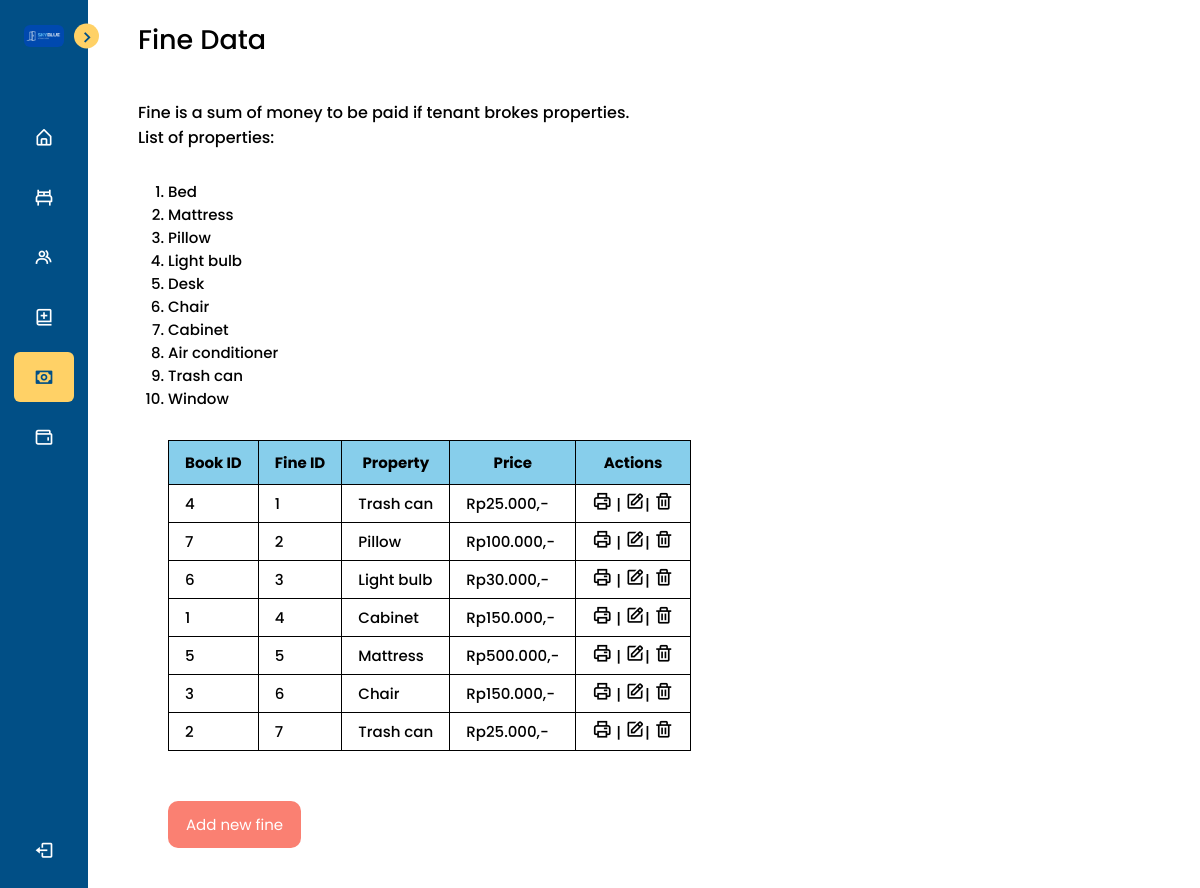
The page /fine/index.php (signed in) on the database its author committed.
### tables this page shows
CREATE TABLE `property` (
  `property_id` int(11) NOT NULL,
  `property_name` varchar(100) NOT NULL
);

CREATE TABLE `fine` (
  `book_id` int(11) NOT NULL,
  `fine_id` int(11) NOT NULL,
  `property` varchar(50) NOT NULL,
  `price` int(50) NOT NULL
);

### fine/index.php (the view, shortened to what this page needs)
<?php
include_once("../config.php");
?>
<!DOCTYPE html>
<html lang="en">
<head>
    <link rel="stylesheet" href="../css/book.style.css">
    <link href='https://unpkg.com/boxicons@2.1.1/css/boxicons.min.css' rel='stylesheet'>
</head>
<body>
    <nav class="sidebar close">
        <header>
            <div class="image-text">
                <span class="image">
                    <img src="../images/skyblue.png" alt="">
                </span>
            </div>
            <i class='bx bx-chevron-right toggle'></i>
        </header>
        <div class="menu-bar">
            <div class="menu">
                <ul class="menu-links">
                    <li class="nav-link">
                        <a href="../index.php">
                            <i class='bx bx-home-alt icon'></i>
                        </a>
                    </li>
                    <li class="nav-link">
                        <a href="../room/index.php">
                            <i class='bx bx-bed icon'></i>
                        </a>
                    </li>
                    <li class="nav-link">
                        <a href="../tenant/index.php">
                            <i class='bx bx-group icon'></i>
                        </a>
                    </li>
                    <li class="nav-link">
                        <a href="../book/index.php">
                            <i class='bx bx-book-add icon'></i>
                        </a>
                    </li>
                    <li class="nav-link" >
                        <a href="index.php" class="active">
                            <i class='bx bx-money icon'></i>
                        </a>
                    </li>
                    <li class="nav-link">
                        <a href="../income/index.php">
                            <i class='bx bx-wallet icon'></i>
                        </a>
                    </li>
                </ul>
            </div>
            <div class="bottom-content">
                <li class="">
                    <a href="../logout.php">
                        <i class='bx bx-log-out icon'></i>
                    </a>
                </li>
            </div>
        </div>
    </nav>
    <section class="home">
        <div class="title">Fine Data</div>
        <div class="text">
            <div class="content">
                <p>Fine is a sum of money to be paid if tenant brokes properties.</p>
                <p>List of properties: </p>
                <ol class="property">
                    <?php
                    $rows = mysqli_query($conn, "SELECT property_name FROM property");
                    foreach ($rows as $row) { ?>
                    <li><?= $row['property_name']; ?></li>
                    <?php } ?>
                </ol>
                <table>
                    <tr>
                        <th>Book ID</th>
                        <th>Fine ID</th>
                        <th>Property</th>
                        <th>Price</th>
                        <th>Actions</th>
                    </tr>
                    <?php
                        $rows = mysqli_query($conn, "SELECT * FROM fine");
                        foreach($rows as $row) { ?>
                        <tr>
                        <td><?= $row['book_id']; ?></td>
                        <td><?= $row['fine_id']; ?></td>
                        <td><?= $row['property']; ?></td>
                        <td>Rp<?= number_format($row['price'], 0, ',', '.'); ?>,- </td>
                        <td><a href="fineinvoice.php?fine_id=<?= $row['fine_id']; ?>"><i class='bx bx-printer' style="font-size:20px;"></i></a> | <a href="edit.php?fine_id=<?= $row['fine_id']; ?>"><i class='bx bx-edit' style="font-size: 20px;"></i></a>| <a href="delete.php?fine_id=<?= $row['fine_id']; ?>" onclick="return confirm('Delete the data?');"><i class='bx bx-trash' style="font-size: 20px;"></i></a></td>
                        </tr>
                        <?php } ?>
                </table>
                <button class="submit" name="add"><a href="add.php" class="add">Add new fine</button>
            </div>
        </div>
    </section>
</body>
</html>

### css/book.style.css (style rules this page uses)
* { margin: 0; padding: 0; box-sizing: border-box; font-family: 'Poppins', sans-serif; }
:root { --body-color: #ffffff; --sidebar-color: #014f86; --primary-color: #ffd166; --primary-color-light: #F6F5FF; --toggle-color: #DDD; --text-color: #000000; --sidebar-text-color: #ffffff; --tran-03: all 0.2s ease; --tran-03: all 0.3s ease; --tran-04: all 0.3s ease; --tran-05: all 0.3s ease; }
body { min-height: 100vh; background-color: var(--body-color); transition: var(--tran-05); }
.sidebar { position: fixed; top: 0; left: 0; height: 100%; width: 250px; padding: 10px 14px; background: var(--sidebar-color); transition: var(--tran-05); z-index: 100; }
.sidebar.close { width: 88px; }
.sidebar li { height: 50px; list-style: none; display: flex; align-items: center; margin-top: 10px; }
.sidebar header .image, .sidebar .icon { min-width: 60px; border-radius: 6px; }
.sidebar .icon { min-width: 60px; border-radius: 6px; height: 100%; display: flex; align-items: center; justify-content: center; font-size: 20px; }
.sidebar .text, .sidebar .icon { color: var(--sidebar-text-color); transition: var(--tran-03); }
.sidebar header { position: relative; }
.sidebar header .image-text { display: flex; align-items: center; }
.sidebar header .image { display: flex; align-items: center; justify-content: center; }
.sidebar header .image img { width: 40px; border-radius: 6px; }
.sidebar header .toggle { position: absolute; top: 50%; right: -25px; transform: translateY(-50%) rotate(180deg); height: 25px; width: 25px; background-color: var(--primary-color); color: var(--sidebar-color); border-radius: 50%; display: flex; align-items: center; justify-content: center; font-size: 22px; cursor: pointer; transition: var(--tran-05); }
.sidebar.close .toggle { transform: translateY(-50%) rotate(0deg); }
.sidebar .menu { margin-top: 40px; }
.sidebar li a { list-style: none; height: 100%; background-color: transparent; display: flex; align-items: center; height: 100%; width: 100%; border-radius: 6px; text-decoration: none; transition: var(--tran-03); }
.sidebar li a.active { background-color: var(--primary-color); }
.sidebar li a.active .icon, .sidebar li a.active .text { color: var(--sidebar-color); }
.sidebar .menu-bar { height: calc(100% - 55px); display: flex; flex-direction: column; justify-content: space-between; overflow-y: scroll; }
.home { position: absolute; top: 0; top: 0; left: 250px; height: 100vh; width: calc(100% - 250px); background-color: var(--body-color); transition: var(--tran-05); }
.home .title { font-size: 27px; font-weight: 500; color: var(--text-color); padding: 20px 60px; }
.home .text { font-size: 20px; font-weight: 500; color: var(--text-color); padding: 20px 60px; }
.home .content { font-size: 15px; font-weight: 425; }
.sidebar.close~.home { left: 78px; height: 100vh; width: calc(100% - 78px); }

### fine/index.php (style rules this page uses)
th { padding: 10px 16px; background-color: skyblue; }
td { padding: 6px 16px; }
table, th, td { border: 1px solid black; border-collapse: collapse; }
a { text-decoration: none; color: black; }
p { font-size: 16px; }
button { background-color: salmon; border: none; border-radius: 10px; padding: 12px 18px; text-align: center; text-decoration: none; display: inline-block; font-size: 15px; margin: 20px 30px; cursor: pointer; font-family: 'Poppins', sans-serif; color: white; }
a.add { color: white; }
table { margin: 30px; }
ol.property { margin: 30px; }

### rows shown on the page
property: property_name "Bed"
property: property_name "Mattress"
property: property_name "Pillow"
property: property_name "Light bulb"
property: property_name "Desk"
property: property_name "Chair"
property: property_name "Cabinet"
property: property_name "Air conditioner"
property: property_name "Trash can"
property: property_name "Window"
fine: book "4", fine_id "1", property "Trash can", price "25.000"
fine: book "7", fine_id "2", property "Pillow", price "100.000"
fine: book "6", fine_id "3", property "Light bulb", price "30.000"
fine: book "1", fine_id "4", property "Cabinet", price "150.000"
fine: book "5", fine_id "5", property "Mattress", price "500.000"
fine: book "3", fine_id "6", property "Chair", price "150.000"
fine: book "2", fine_id "7", property "Trash can", price "25.000"
